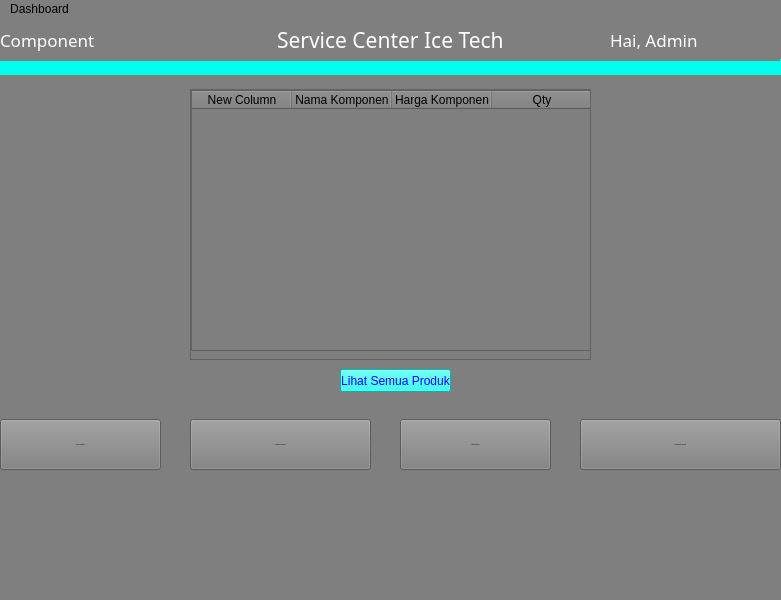
<?xml version="1.0" encoding="UTF-8"?>
<ui version="4.0">
 <class>component</class>
 <widget class="QMainWindow" name="component">
  <property name="geometry">
   <rect>
    <x>0</x>
    <y>0</y>
    <width>781</width>
    <height>600</height>
   </rect>
  </property>
  <property name="windowTitle">
   <string>MainWindow</string>
  </property>
  <property name="styleSheet">
   <string notr="true">background-color: rgb(127, 127, 127);</string>
  </property>
  <widget class="QWidget" name="centralwidget">
   <widget class="Line" name="line">
    <property name="geometry">
     <rect>
      <x>0</x>
      <y>40</y>
      <width>781</width>
      <height>16</height>
     </rect>
    </property>
    <property name="sizePolicy">
     <sizepolicy hsizetype="Fixed" vsizetype="Fixed">
      <horstretch>0</horstretch>
      <verstretch>0</verstretch>
     </sizepolicy>
    </property>
    <property name="font">
     <font>
      <pointsize>-1</pointsize>
     </font>
    </property>
    <property name="styleSheet">
     <string notr="true">padding: 15px 25px;
  font-size: 24px;
  text-align: center;
  cursor: pointer;
  outline: none;
  color: #fff;
  background-color: rgb(0, 255, 238);
  border: none;
  border-radius: 15px;
  box-shadow: 0 9px #999;</string>
    </property>
    <property name="lineWidth">
     <number>1</number>
    </property>
    <property name="orientation">
     <enum>Qt::Horizontal</enum>
    </property>
   </widget>
   <widget class="QWidget" name="layoutWidget">
    <property name="geometry">
     <rect>
      <x>0</x>
      <y>0</y>
      <width>780</width>
      <height>42</height>
     </rect>
    </property>
    <layout class="QHBoxLayout" name="horizontalLayout">
     <item>
      <widget class="QLabel" name="label_3">
       <property name="font">
        <font>
         <family>Lucida Calligraphy</family>
         <pointsize>13</pointsize>
        </font>
       </property>
       <property name="styleSheet">
        <string notr="true">color: rgb(255, 255, 255);</string>
       </property>
       <property name="text">
        <string>Component</string>
       </property>
      </widget>
     </item>
     <item>
      <spacer name="horizontalSpacer_2">
       <property name="orientation">
        <enum>Qt::Horizontal</enum>
       </property>
       <property name="sizeType">
        <enum>QSizePolicy::Fixed</enum>
       </property>
       <property name="sizeHint" stdset="0">
        <size>
         <width>100</width>
         <height>20</height>
        </size>
       </property>
      </spacer>
     </item>
     <item>
      <widget class="QLabel" name="label_2">
       <property name="font">
        <font>
         <family>Imprint MT Shadow</family>
         <pointsize>16</pointsize>
        </font>
       </property>
       <property name="styleSheet">
        <string notr="true">color: rgb(255, 255, 255);</string>
       </property>
       <property name="text">
        <string>Service Center Ice Tech</string>
       </property>
      </widget>
     </item>
     <item>
      <spacer name="horizontalSpacer">
       <property name="orientation">
        <enum>Qt::Horizontal</enum>
       </property>
       <property name="sizeType">
        <enum>QSizePolicy::Minimum</enum>
       </property>
       <property name="sizeHint" stdset="0">
        <size>
         <width>100</width>
         <height>20</height>
        </size>
       </property>
      </spacer>
     </item>
     <item>
      <widget class="QLabel" name="label">
       <property name="font">
        <font>
         <family>Lucida Calligraphy</family>
         <pointsize>13</pointsize>
        </font>
       </property>
       <property name="styleSheet">
        <string notr="true">color: rgb(255, 255, 255);</string>
       </property>
       <property name="text">
        <string>Hai, Admin</string>
       </property>
      </widget>
     </item>
    </layout>
   </widget>
   <widget class="QScrollArea" name="scrollArea">
    <property name="geometry">
     <rect>
      <x>190</x>
      <y>70</y>
      <width>401</width>
      <height>271</height>
     </rect>
    </property>
    <property name="widgetResizable">
     <bool>true</bool>
    </property>
    <widget class="QWidget" name="scrollAreaWidgetContents">
     <property name="geometry">
      <rect>
       <x>0</x>
       <y>0</y>
       <width>399</width>
       <height>269</height>
      </rect>
     </property>
     <widget class="QTableWidget" name="tableWidget">
      <property name="geometry">
       <rect>
        <x>0</x>
        <y>0</y>
        <width>411</width>
        <height>261</height>
       </rect>
      </property>
      <column>
       <property name="text">
        <string>New Column</string>
       </property>
      </column>
      <column>
       <property name="text">
        <string>Nama Komponen</string>
       </property>
      </column>
      <column>
       <property name="text">
        <string>Harga Komponen</string>
       </property>
      </column>
      <column>
       <property name="text">
        <string>Qty</string>
       </property>
      </column>
     </widget>
    </widget>
   </widget>
   <widget class="QPushButton" name="btn_all">
    <property name="geometry">
     <rect>
      <x>340</x>
      <y>350</y>
      <width>111</width>
      <height>23</height>
     </rect>
    </property>
    <property name="styleSheet">
     <string notr="true">color: rgb(22, 1, 255);
  background-color: rgb(0, 255, 238);
</string>
    </property>
    <property name="text">
     <string>Lihat Semua Produk</string>
    </property>
   </widget>
   <widget class="QPushButton" name="btn_cari">
    <property name="geometry">
     <rect>
      <x>0</x>
      <y>400</y>
      <width>161</width>
      <height>51</height>
     </rect>
    </property>
    <property name="sizePolicy">
     <sizepolicy hsizetype="Minimum" vsizetype="Minimum">
      <horstretch>0</horstretch>
      <verstretch>0</verstretch>
     </sizepolicy>
    </property>
    <property name="font">
     <font>
      <pointsize>-1</pointsize>
     </font>
    </property>
    <property name="styleSheet">
     <string notr="true">  padding: 15px 25px;
  font-size: 12px;
  text-align: center;
  cursor: pointer;
  outline: none;
color: rgb(60, 1, 255);
  background-color: rgb(0, 255, 238);
  border: none;
  border-radius: 15px;
  box-shadow: 0 9px #999;
hover{color:red}</string>
    </property>
    <property name="text">
     <string>Mencari Komponen</string>
    </property>
   </widget>
   <widget class="QPushButton" name="btn_delete">
    <property name="geometry">
     <rect>
      <x>190</x>
      <y>400</y>
      <width>181</width>
      <height>51</height>
     </rect>
    </property>
    <property name="sizePolicy">
     <sizepolicy hsizetype="Minimum" vsizetype="Minimum">
      <horstretch>0</horstretch>
      <verstretch>0</verstretch>
     </sizepolicy>
    </property>
    <property name="font">
     <font>
      <pointsize>-1</pointsize>
     </font>
    </property>
    <property name="styleSheet">
     <string notr="true">  padding: 15px 25px;
  font-size: 12px;
  text-align: center;
  cursor: pointer;
  outline: none;
color: rgb(60, 1, 255);
  background-color: rgb(0, 255, 238);
  border: none;
  border-radius: 15px;
  box-shadow: 0 9px #999;
hover{color:red}</string>
    </property>
    <property name="text">
     <string>Menghapus Komponen</string>
    </property>
   </widget>
   <widget class="QPushButton" name="btn_tambah">
    <property name="geometry">
     <rect>
      <x>580</x>
      <y>400</y>
      <width>201</width>
      <height>51</height>
     </rect>
    </property>
    <property name="sizePolicy">
     <sizepolicy hsizetype="Minimum" vsizetype="Minimum">
      <horstretch>0</horstretch>
      <verstretch>0</verstretch>
     </sizepolicy>
    </property>
    <property name="font">
     <font>
      <pointsize>-1</pointsize>
     </font>
    </property>
    <property name="styleSheet">
     <string notr="true">  padding: 15px 25px;
  font-size: 12px;
  text-align: center;
  cursor: pointer;
  outline: none;
color: rgb(60, 1, 255);
  background-color: rgb(0, 255, 238);
  border: none;
  border-radius: 15px;
  box-shadow: 0 9px #999;
hover{color:red}</string>
    </property>
    <property name="text">
     <string>Menambahkan Komponen</string>
    </property>
   </widget>
   <widget class="QPushButton" name="btn_update">
    <property name="geometry">
     <rect>
      <x>400</x>
      <y>400</y>
      <width>151</width>
      <height>51</height>
     </rect>
    </property>
    <property name="sizePolicy">
     <sizepolicy hsizetype="Minimum" vsizetype="Minimum">
      <horstretch>0</horstretch>
      <verstretch>0</verstretch>
     </sizepolicy>
    </property>
    <property name="font">
     <font>
      <pointsize>-1</pointsize>
     </font>
    </property>
    <property name="styleSheet">
     <string notr="true">  padding: 15px 25px;
  font-size: 11px;
  text-align: center;
  cursor: pointer;
  outline: none;
color: rgb(60, 1, 255);
  background-color: rgb(0, 255, 238);
  border: none;
  border-radius: 15px;
  box-shadow: 0 9px #999;
hover{color:red}</string>
    </property>
    <property name="text">
     <string>Update Komponen</string>
    </property>
   </widget>
  </widget>
  <widget class="QMenuBar" name="menubar">
   <property name="geometry">
    <rect>
     <x>0</x>
     <y>0</y>
     <width>781</width>
     <height>21</height>
    </rect>
   </property>
   <widget class="QMenu" name="menuDashboard">
    <property name="title">
     <string>Dashboard</string>
    </property>
   </widget>
   <addaction name="menuDashboard"/>
  </widget>
  <widget class="QStatusBar" name="statusbar"/>
 </widget>
 <resources/>
 <connections/>
</ui>
